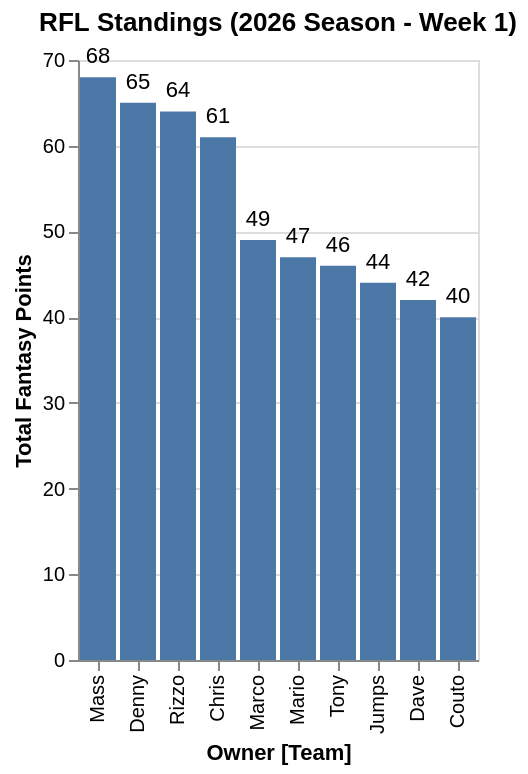

The notebook cell saved with this chart:
### Code cell
#@title RFL Standings Graph
import altair as alt

# Get the maximum week from the stats_player_week table
max_week_df = con.execute(f"""
SELECT MAX(week) AS max_week
FROM stats_player_week_{season};
""").df()

max_week = max_week_df['max_week'].iloc[0]


# Merge total_team_points_df with teams_df to get the team name
total_team_points_with_team_df = total_team_points_df.merge(teams_df[['Owner', 'Team']].drop_duplicates(), left_on='owner', right_on='Owner')

chart = alt.Chart(total_team_points_with_team_df).mark_bar().encode(
    x=alt.X('owner', sort='-y', title='Owner [Team]'),  # Sort by total points descending and update axis title
    y=alt.Y('total_team_fantasy_points', title='Total Fantasy Points'), # Add a title to the y-axis
    tooltip=['Owner', 'Team', 'total_team_fantasy_points'] # Include Team in tooltip
).properties(
    title=f'RFL Standings ({season} Season - Week {max_week})'
)

# Add text labels for the total points
text = chart.mark_text(
    align='center',
    baseline='bottom',
    dy=-5  # Nudge text above the bar
).encode(
    text=alt.Text('total_team_fantasy_points', format='.0f') # Format as integer
)

# Combine the bar chart and the text
final_chart = chart + text

final_chart.display()

# Save the chart as a PNG file
final_chart.save(f'rfl_standings_{season}.png')

# Print the directory where the file was saved
print(f"Chart saved to: {os.getcwd()}")

### Figure 1 — Vega-Lite specification as saved in the notebook (floating-point values rounded to 4 significant figures)
{"config": {"view": {"continuousWidth": 300, "continuousHeight": 300}}, "layer": [{"mark": {"type": "bar"}, "encoding": {"tooltip": [{"field": "Owner", "type": "nominal"}, {"field": "Team", "type": "nominal"}, {"field": "total_team_fantasy_points", "type": "quantitative"}], "x": {"field": "owner", "sort": "-y", "title": "Owner [Team]", "type": "nominal"}, "y": {"field": "total_team_fantasy_points", "title": "Total Fantasy Points", "type": "quantitative"}}, "title": "RFL Standings (2026 Season - Week 1)"}, {"mark": {"type": "text", "align": "center", "baseline": "bottom", "dy": -5}, "encoding": {"text": {"field": "total_team_fantasy_points", "format": ".0f", "type": "quantitative"}, "tooltip": [{"field": "Owner", "type": "nominal"}, {"field": "Team", "type": "nominal"}, {"field": "total_team_fantasy_points", "type": "quantitative"}], "x": {"field": "owner", "sort": "-y", "title": "Owner [Team]", "type": "nominal"}, "y": {"field": "total_team_fantasy_points", "title": "Total Fantasy Points", "type": "quantitative"}}, "title": "RFL Standings (2026 Season - Week 1)"}], "data": {"name": "data-305ba8c4174c98c4dca2ccb65258dcf2"}, "$schema": "https://vega.github.io/schema/vega-lite/v5.20.1.json", "datasets": {"data-305ba8c4174c98c4dca2ccb65258dcf2": [{"owner": "Mass", "total_team_fantasy_points": 68.0, "Owner": "Mass", "Team": "Bengals"}, {"owner": "Denny", "total_team_fantasy_points": 65.0, "Owner": "Denny", "Team": "Vikings"}, {"owner": "Rizzo", "total_team_fantasy_points": 64.0, "Owner": "Rizzo", "Team": "Colts"}, {"owner": "Chris", "total_team_fantasy_points": 61.0, "Owner": "Chris", "Team": "Bears"}, {"owner": "Marco", "total_team_fantasy_points": 49.0, "Owner": "Marco", "Team": "Eagles"}, {"owner": "Mario", "total_team_fantasy_points": 47.0, "Owner": "Mario", "Team": "Jets"}, {"owner": "Tony", "total_team_fantasy_points": 46.0, "Owner": "Tony", "Team": "Cowboys"}, {"owner": "Jumps", "total_team_fantasy_points": 44.0, "Owner": "Jumps", "Team": "Packers"}, {"owner": "Dave", "total_team_fantasy_points": 42.0, "Owner": "Dave", "Team": "Steelers"}, {"owner": "Couto", "total_team_fantasy_points": 40.0, "Owner": "Couto", "Team": "Raiders"}]}}
